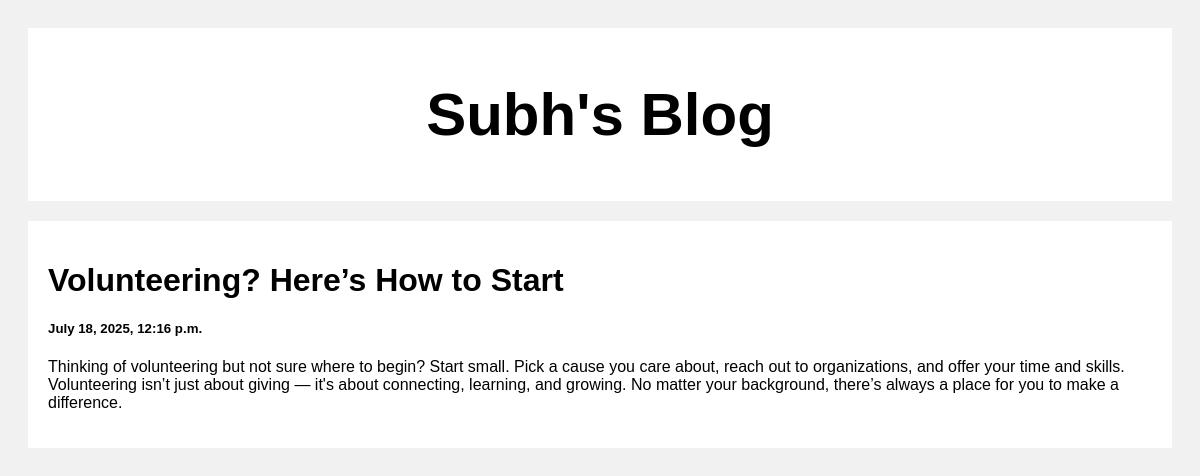
Screenshot of /post/3 with the database file from the repository.
### posts/models.py (models this page shows)
class Post(models.Model):
    title = models.CharField(max_length=100)
    body = models.TextField()
    created_at = models.DateTimeField(default=datetime.now, blank=True)

### posts/views.py (the view)
# urls.py: path('post/<str:pk>', views.post, name='post')
def post(request, pk):
    posts = Post.objects.get(id=pk)
    return render(request, 'posts.html', {'posts': posts})

### templates/posts.html (shortened to what this page needs)
<!DOCTYPE html>
<html>
<head>
</head>
<body>
<div class="header">
  <h2>Subh's Blog</h2>
</div>
<div class="row">
  <div class="leftcolumn">
    <div class="card">
        <h1>{{posts.title}}</h1>
        <h5>{{posts.created_at}}</h5>
        <p>{{posts.body}}</p>
    </div>
  </div>
</div>
</body>
</html>

### templates/posts.html (style rules this page uses)
* { box-sizing: border-box; }
body { font-family: Arial; padding: 20px; background: #f1f1f1; }
.header { padding: 2px; font-size: 40px; text-align: center; background: white; }
.leftcolumn { float: left; width: 100%; }
.card { background-color: white; padding: 20px; margin-top: 20px; }
.row:after { content: ""; display: table; clear: both; }

### rows the page displays
Post: title "Volunteering? Here’s How to Start", created_at "July 18, 2025, 12:16 p.m.", body "Thinking of volunteering but not sure where to begin? Start small. Pick a cause you care about, reach out to organizations, and offer your time and skills. Volunteering isn’t just about giving — it's about connecting, learning, and growing. No matter your background, there’s always a place for you to make a difference."
